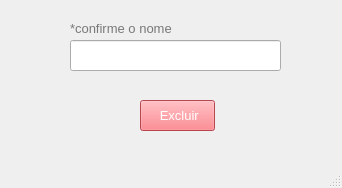
<?xml version="1.0" encoding="UTF-8"?>
<ui version="4.0">
 <class>MainWindow</class>
 <widget class="QMainWindow" name="MainWindow">
  <property name="geometry">
   <rect>
    <x>0</x>
    <y>0</y>
    <width>342</width>
    <height>188</height>
   </rect>
  </property>
  <property name="windowTitle">
   <string>MainWindow</string>
  </property>
  <widget class="QWidget" name="centralwidget">
   <widget class="QPushButton" name="pushButton">
    <property name="geometry">
     <rect>
      <x>140</x>
      <y>100</y>
      <width>75</width>
      <height>31</height>
     </rect>
    </property>
    <property name="font">
     <font>
      <pointsize>10</pointsize>
     </font>
    </property>
    <property name="styleSheet">
     <string notr="true">color: rgb(255, 255, 255);
background-color: rgb(255, 99, 109);</string>
    </property>
    <property name="text">
     <string> Excluir</string>
    </property>
    <property name="icon">
     <iconset>
      <normaloff>Imagens/Apagar.png</normaloff>Imagens/Apagar.png</iconset>
    </property>
   </widget>
   <widget class="QLineEdit" name="confirmanome">
    <property name="geometry">
     <rect>
      <x>70</x>
      <y>40</y>
      <width>211</width>
      <height>31</height>
     </rect>
    </property>
    <property name="font">
     <font>
      <pointsize>10</pointsize>
     </font>
    </property>
    <property name="styleSheet">
     <string notr="true">color: rgb(81, 81, 81);</string>
    </property>
   </widget>
   <widget class="QLabel" name="label">
    <property name="geometry">
     <rect>
      <x>70</x>
      <y>20</y>
      <width>111</width>
      <height>16</height>
     </rect>
    </property>
    <property name="font">
     <font>
      <pointsize>10</pointsize>
     </font>
    </property>
    <property name="styleSheet">
     <string notr="true">color: rgb(120, 120, 120);</string>
    </property>
    <property name="text">
     <string>*confirme o nome</string>
    </property>
   </widget>
  </widget>
  <widget class="QMenuBar" name="menubar">
   <property name="geometry">
    <rect>
     <x>0</x>
     <y>0</y>
     <width>342</width>
     <height>21</height>
    </rect>
   </property>
  </widget>
  <widget class="QStatusBar" name="statusbar"/>
 </widget>
 <resources/>
 <connections/>
</ui>
